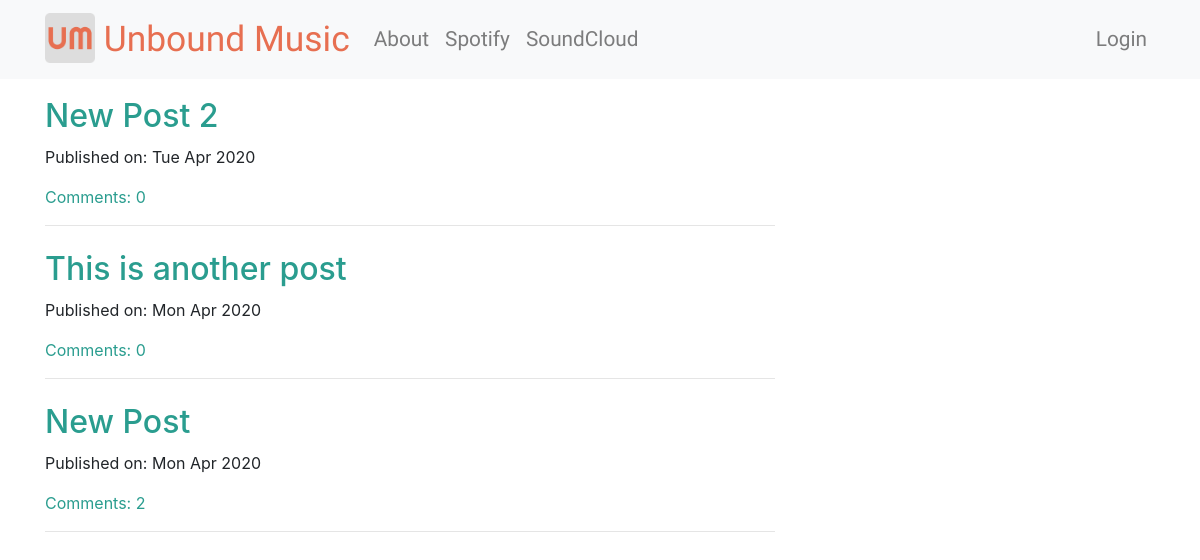
Before: / with the older database file.
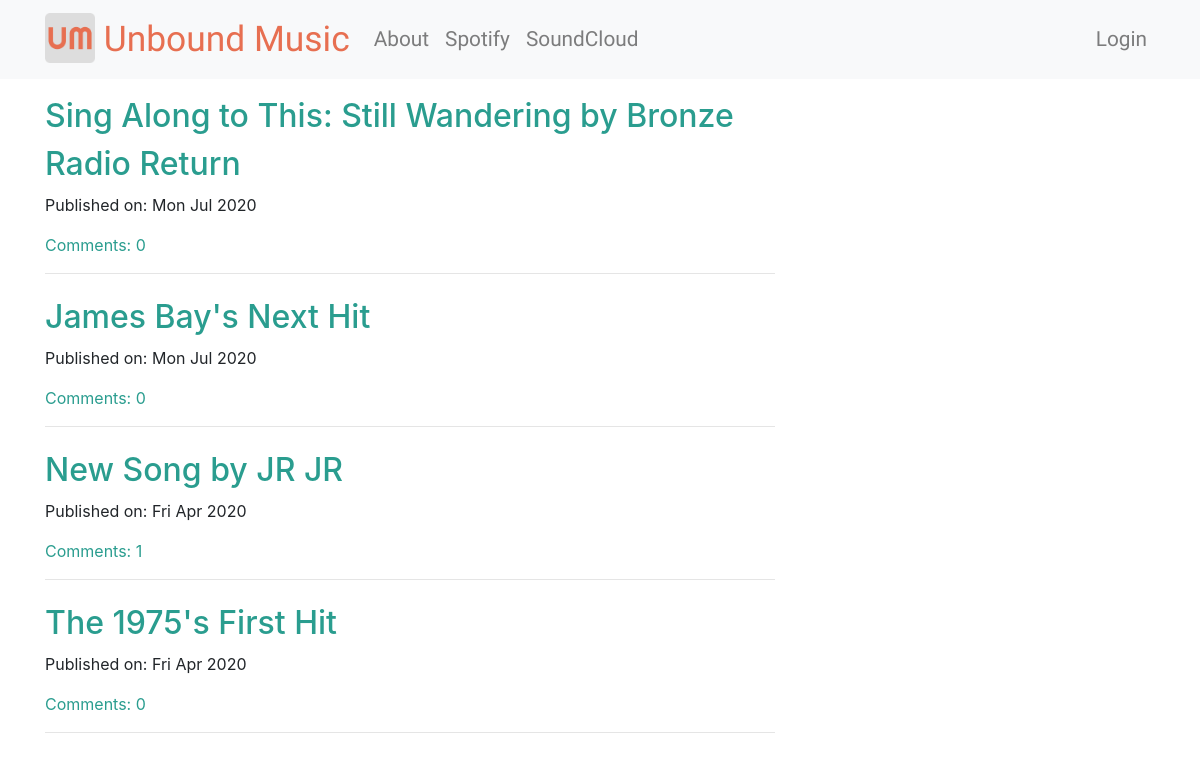
After: the same page with the newer database file.
### blog/models.py (models this page shows, shortened)
class Post(models.Model):
    author = models.ForeignKey('auth.User', on_delete = models.CASCADE)
    title = models.CharField(max_length = 200)
    text = models.TextField()
    created_date = models.DateTimeField(default = timezone.now)
    published_date = models.DateTimeField(blank = True, null = True)
    iFrameURL = models.CharField(max_length = 200, null = True, blank = True)
    def approve_comments(self):
        return self.comments.filter(approved_comment = True)

### blog/views.py (the view)
# urls.py: url(r'^$', views.PostListView.as_view(), name = 'post_list'),
class PostListView(ListView):
    model = Post
    def get_queryset(self):
        return Post.objects.filter(published_date__lte = timezone.now()).order_by('-published_date')

### blog/templates/blog/post_list.html
{% extends "blog/base.html" %}
{% block content %}
<div class="centerstage">
  {% for post in post_list %}
    <div class="post">
      <h1><a class="postlisttitle" href="{% url 'post_detail' pk=post.pk %}">{{ post.title }}</a></h1>
      <div class="date">
        <p>Published on: {{post.published_date|date:"D M Y"}}</p>
      </div>
      <a class="postlistcomment" href="{% url 'post_detail' pk=post.pk %}">Comments: {{post.approve_comments.count}}</a>
      <hr>
    </div>
  {% endfor%}
</div>
{% endblock %}

### blog/templates/blog/base.html (shortened to what this page needs)
<!DOCTYPE html>
{% load static %}
<html lang="en" dir="ltr">
  <head>
    <link rel="stylesheet" href="https://stackpath.bootstrapcdn.com/bootstrap/4.4.1/css/bootstrap.min.css">
    <link rel="stylesheet" href="//cdn.jsdelivr.net/npm/medium-editor@latest/dist/css/medium-editor.min.css" type="text/css" media="screen" charset="utf-8">
    <link rel="stylesheet" href="{% static 'css/blog.css' %}">
  </head>
  <body>
    <nav class="navbar navbar-expand-lg navbar-light bg-light navfont custom-navbar">
      <div class="container">
        <a class="navbar-brand bigbrand" href="{% url 'post_list' %}">
            <img src="/static/images/android-chrome-512x512.png" width="50" height="50" class="d-inline-block align-top" alt="">
            Unbound Music
        </a>
        <div class="collapse navbar-collapse" id="navbarNavAltMarkup">
          <div class="navbar-nav">
            <a class="nav-item nav-link" href="{% url 'about'%}"> About </a>
            <a class="nav-item nav-link" target="_blank" href="https://www.spotify.com"> Spotify </a>
            <a class="nav-item nav-link" target="_blank" href="https://www.SoundCloud.com"> SoundCloud </a>
          </div>
          <div class="navbar-nav ml-auto">
            {% if user.is_authenticated %}
                <a class="nav-item nav-link" href="{% url 'post_new'%}"> New Post </a>
                <a class="nav-item nav-link" href="{% url 'post_draft_list'%}"> Drafts </a>
                <a class="nav-item nav-link" href="{% url 'logout'%}"> Logout </a>
                <a class="nav-item nav-link"> Welcome: {{user.username}} </a>
              {% else %}
                <a class='nav-item nav-link' href="{% url 'login' %}"> Login </span></a>
            {% endif %}
          </div>
        </div>
      </div>
    </nav>
    <div class="content container">
      <div class="row">
        <div class="col-md-8">
          <div class="blog_posts">
            {% block content%}
            {% endblock %}
          </div>
        </div>
      </div>
    </div>
  </body>
</html>

### blog/static/css/blog.css (style rules this page uses)
.navfont { font-family: 'Righteous', cursive; font-size: 1.3em; margin-bottom: 10px; color: #F4A261 !important; }
.bigbrand { font-size: 1.7em; color: #E76F51 !important; }
.centerstage { margin-left: auto; margin-right: auto; }
.postlisttitle { font-size: 0.8em; color: #2A9D8F; }
.postlistcomment { color: #2A9D8F; }

Changed rows visible on the page:
removed Post: title "New Post 2", published_date "Tue Apr 2020", approve_comments.count "0"
no longer on this page (row edited): Post: title "This is another post", published_date "Mon Apr 2020", approve_comments.count "0"
no longer on this page (row edited): Post: title "New Post", published_date "Mon Apr 2020", approve_comments.count "2"
now on this page (row edited): Post: title "Sing Along to This: Still Wandering by Bronze Radio Return", published_date "Mon Jul 2020", approve_comments.count "0"
now on this page (row edited): Post: title "James Bay's Next Hit", published_date "Mon Jul 2020", approve_comments.count "0"
added Post: title "New Song by JR JR", published_date "Fri Apr 2020", approve_comments.count "1"
added Post: title "The 1975's First Hit", published_date "Fri Apr 2020", approve_comments.count "0"
